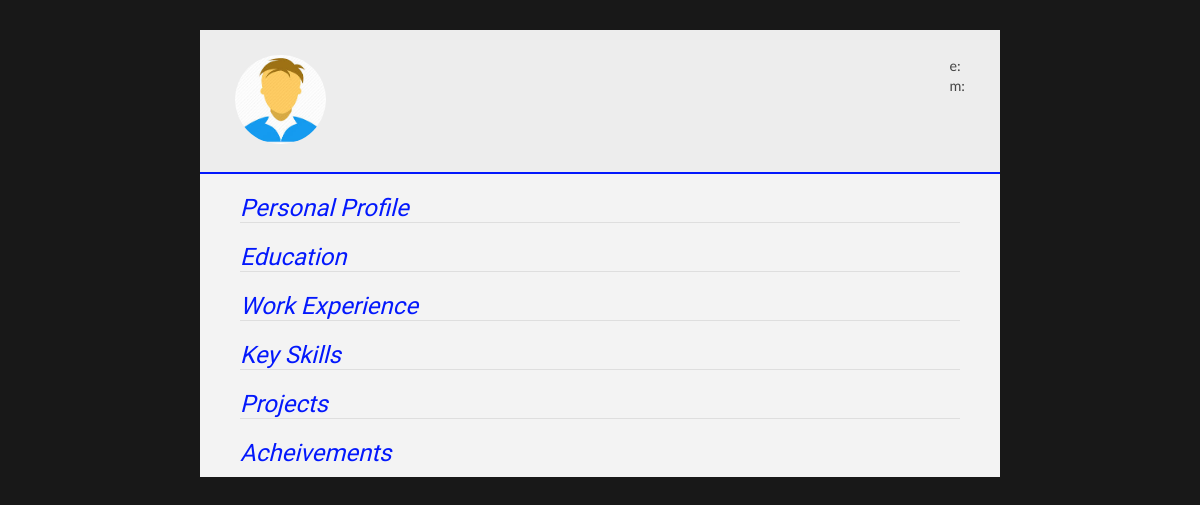
The page /resume (signed in) on the database as committed earlier.
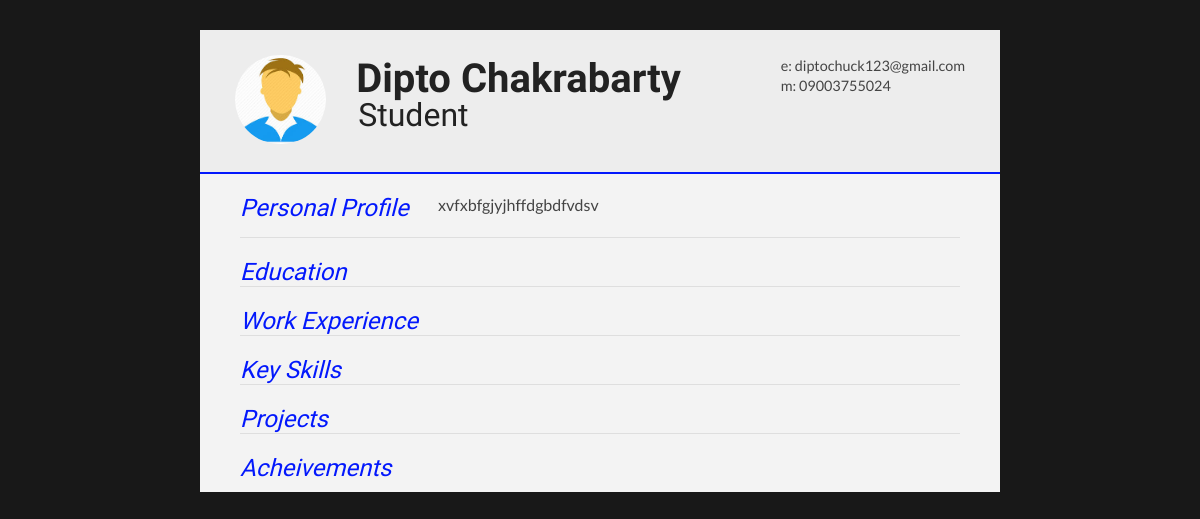
The same page on the database as committed later.
### resume/models.py (models this page shows)
class userdetails(db.Model):
    id = db.Column(db.Integer, primary_key=True)
    name = db.Column(db.String(20),nullable=False)
    email = db.Column(db.String(120),nullable=False)
    designation = db.Column(db.String(120),nullable=False)
    phoneno =  db.Column(db.String(15),nullable=False)
    profile = db.Column(db.Text,nullable=False)
    user_id= db.Column(db.Integer,db.ForeignKey('user.id'),nullable=False)

### resume/routes.py (the view)
@app.route("/resume",methods=["GET","POST"])
@login_required
def resumeview():
    edu = education.query.filter_by(edu=current_user).all()
    exp = experience.query.filter_by(exp=current_user).all()
    pro = projects.query.filter_by(pro=current_user).all()
    usr = userdetails.query.filter_by(details=current_user).first()
    skillsadded = skills.query.filter_by(skill=current_user).all()
    achmade = achievements.query.filter_by(ach=current_user).all()
    image_file = url_for('static',filename='profiles/'+ current_user.image_file)
    return render_template("resume.html",edu=edu,exp=exp,pro=pro,usr=usr,sk=skillsadded,achmade=achmade,image_file=image_file)

### resume/models.py (called while the page is built)
@login_manager.user_loader
def load_user(id):
    return user.query.get(int(id))

### resume/templates/resume.html (shortened to what this page needs)
<!DOCTYPE html>
<html>
<head>
<link type="text/css" rel="stylesheet" href="../static/resume.css">
</head>
<body id="top">
<div id="cv" class="instaFade">
	<div class="mainDetails">
		<div id="headshot" class="quickFade">
			<img src="{{ image_file }}" alt="{{ usr.name }}" />
		</div>
		<div id="name">
			<h1 class="quickFade delayTwo">{{ usr.name }}</h1>
			 <h2 class="quickFade delayThree"> {{  usr.designation }} </h2>
		</div>
		<div id="contactDetails" class="quickFade delayFour">
			<ul>
				<li>e: <a href="#" target="_blank"> {{ usr.email }}</a></li>
				<li>m: {{ usr.phoneno }}</li>
			</ul>
		</div>
	</div>
	<div id="mainArea" class="quickFade delayFive">
		<section>
			<article>
				<div class="sectionTitle">
					<h1>Personal Profile</h1>
				</div>
				<div class="sectionContent">
					<p> {{ usr.profile }}</p>
				</div>
			</article>
		</section>
		<section>
			<div class="sectionTitle">
				<h1>Education</h1>
			</div>
		</section>
		<section>
			<div class="sectionTitle">
				<h1>Work Experience</h1>
			</div>
		</section>
		<section>
			<div class="sectionTitle">
				<h1>Key Skills</h1>
			</div>
			<div class="sectionContent">
			</div>
		</section>
		<section>
			<div class="sectionTitle">
					<h1>Projects</h1>
			</div>
		</section>
		<section>
			<div class="sectionTitle">
					<h1>Acheivements</h1>
			</div>
		</section>
	</div>
</div>
</body>
</html>

### resume/static/resume.css (style rules this page uses)
html,body,div,span,object,iframe,h1,h2,h3,h4,h5,h6,p,blockquote,pre,abbr,address,cite,code,del,dfn,em,img,ins,kbd,q,samp,small,strong,sub,sup,var,b,i,dl,dt,dd,ol,ul,li,fieldset,form,label,legend,table,caption,tbody,tfoot,thead,tr,th,td,article,aside,canvas,details,figcaption,figure,footer,header,hgroup,menu,nav,section,summary,time,mark,audio,video { border:0; font:inherit; font-size:100%; margin:0; padding:0; vertical-align:baseline; height: auto; }
article,aside,details,figcaption,figure,footer,header,hgroup,menu,nav,section { display:block; }
html, body { background: #181818; font-family: 'Lato', helvetica, arial, sans-serif; font-size: 16px; color: #222; }
p { font-size: 1em; line-height: 1.4em; margin-bottom: 20px; color: #444; }
#cv { width: 100%; max-width: 800px; background: #f3f3f3; margin: 30px auto; height: auto; }
.mainDetails { padding: 25px 35px; border-bottom: 2px solid #0318fc; background: #ededed; }
#name h1 { font-size: 2.5em; font-weight: 700; font-family: 'Rokkitt', Helvetica, Arial, sans-serif; margin-bottom: -6px; }
#name h2 { font-size: 2em; margin-left: 2px; font-family: 'Rokkitt', Helvetica, Arial, sans-serif; }
#mainArea { padding: 0 40px; }
#headshot { width: 12.5%; float: left; margin-right: 30px; }
#headshot img { width: 100%; height: auto; -webkit-border-radius: 50px; border-radius: 50px; }
#name { float: left; }
#contactDetails { float: right; }
#contactDetails ul { list-style-type: none; font-size: 0.9em; margin-top: 2px; }
#contactDetails ul li { margin-bottom: 3px; color: #444; }
#contactDetails ul li a, a[href^=tel] { color: #444; text-decoration: none; -webkit-transition: all .3s ease-in; -moz-transition: all .3s ease-in; -o-transition: all .3s ease-in; -ms-transition: all .3s ease-in; transition: all .3s ease-in; }
section { border-top: 1px solid #dedede; padding: 20px 0 0; }
section:first-child { border-top: 0; }
section:last-child { padding: 20px 0 10px; }
.sectionTitle { float: left; width: 25%; }
.sectionContent { float: right; width: 72.5%; }
.sectionTitle h1 { font-family: 'Rokkitt', Helvetica, Arial, sans-serif; font-style: italic; font-size: 1.5em; color: #0318fc; }
.instaFade { -webkit-animation-name: reset, fade-in; -webkit-animation-duration: 0.5s; -webkit-animation-timing-function: ease-in; -moz-animation-name: reset, fade-in; -moz-animation-duration: 0.5s; -moz-animation-timing-function: ease-in; animation-name: reset, fade-in; animation-duration: 0.5s; animation-timing-function: ease-in; }
.quickFade { -webkit-animation-name: reset, fade-in; -webkit-animation-duration: 0.5s; -webkit-animation-timing-function: ease-in; -moz-animation-name: reset, fade-in; -moz-animation-duration: 0.5s; -moz-animation-timing-function: ease-in; animation-name: reset, fade-in; animation-duration: 0.5s; animation-timing-function: ease-in; }
.delayTwo { -webkit-animation-delay: 0, 1s; -moz-animation-delay: 0, 1s; animation-delay: 0, 1s; }
.delayThree { -webkit-animation-delay: 0, 0.5s; -moz-animation-delay: 0, 0.5s; animation-delay: 0, 0.5s; }
.delayFour { -webkit-animation-delay: 0, 2s; -moz-animation-delay: 0, 2s; animation-delay: 0, 2s; }
.delayFive { -webkit-animation-delay: 0, 0.5s; -moz-animation-delay: 0, 0.5s; animation-delay: 0, 0.5s; }

Rows that differ between the two databases and show on the page:
added userdetails: name "Dipto Chakrabarty", designation "Student", email "diptochuck123@gmail.com", phoneno "09003755024", profile "xvfxbfgjyjhffdgbdfvdsv"
